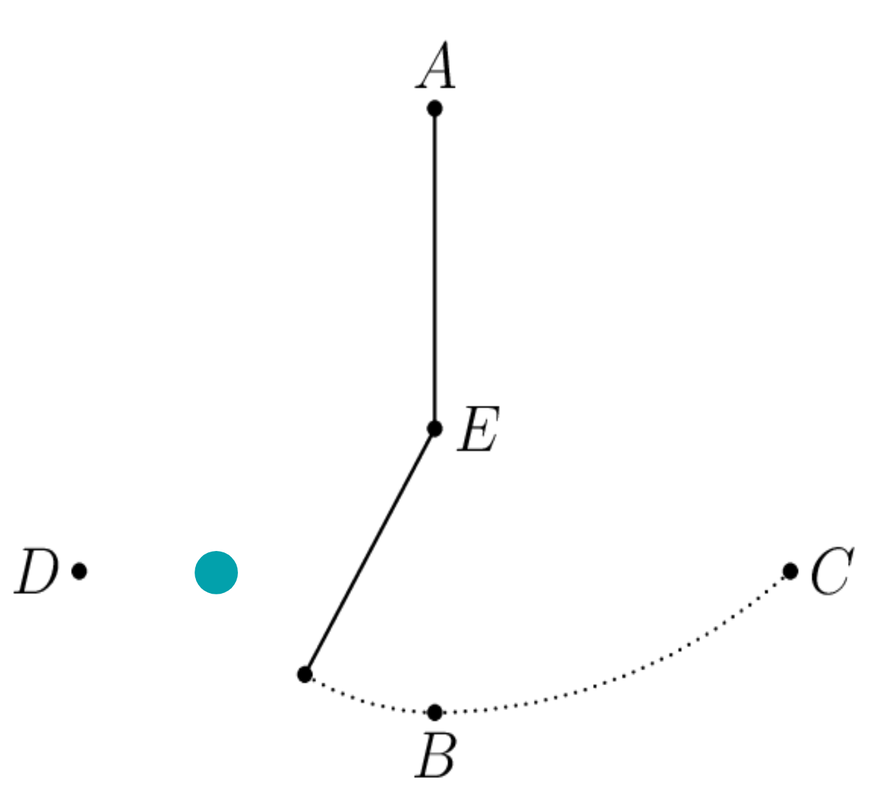
#> input picture _scratch/captures/pendulum_motor_test.png, 894 x 789 px, shrunk from 1360 x 1200 before the run, found by its file name
$ python finalize_captures.py
#> lines starting #> are read from the running program, lines starting #| are printed output that depends on the picture
#> further down, im is the input picture: PIL image 894x789 RGB; mean R, G, B 252.3, 252.7, 252.7
"""Trim and place motor captures into assets/img/."""
from PIL import Image, ImageChops
import os

CAP = r"C:\Users\Mark Eichenlaub\github\aapt-sm26-poster\_scratch\captures"
OUT = r"C:\Users\Mark Eichenlaub\github\aapt-sm26-poster\assets\img"

def trim(im, pad=14):
#> called with pad = 14
    bg = Image.new(im.mode, im.size, (255, 255, 255))
#> bg: PIL image 894x789 RGB; every value is 255
    diff = ImageChops.difference(im.convert("RGB"), bg.convert("RGB"))
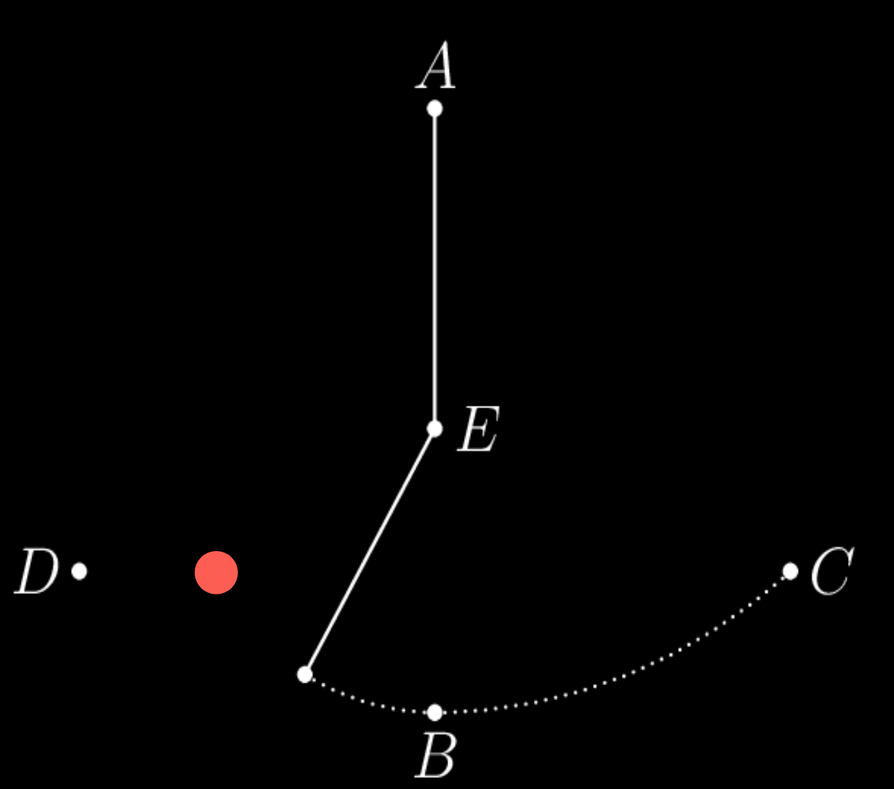
#> diff: PIL image 894x789 RGB; mean R, G, B 2.7, 2.3, 2.3
    bbox = diff.getbbox()
#> bbox = (11, 37, 856, 780)
    if not bbox:
        return im
    x0, y0, x1, y1 = bbox
#> x0 = 11; y0 = 37; x1 = 856; y1 = 780
    x0 = max(0, x0 - pad); y0 = max(0, y0 - pad)
#> after `x0 = max(0, x0 - pad)`: x0 = 0
#> after `y0 = max(0, y0 - pad)`: y0 = 23
    x1 = min(im.width, x1 + pad); y1 = min(im.height, y1 + pad)
#> after `x1 = min(im.width, x1 + pad)`: x1 = 870
#> after `y1 = min(im.height, y1 + pad)`: y1 = 789
    return im.crop((x0, y0, x1, y1))
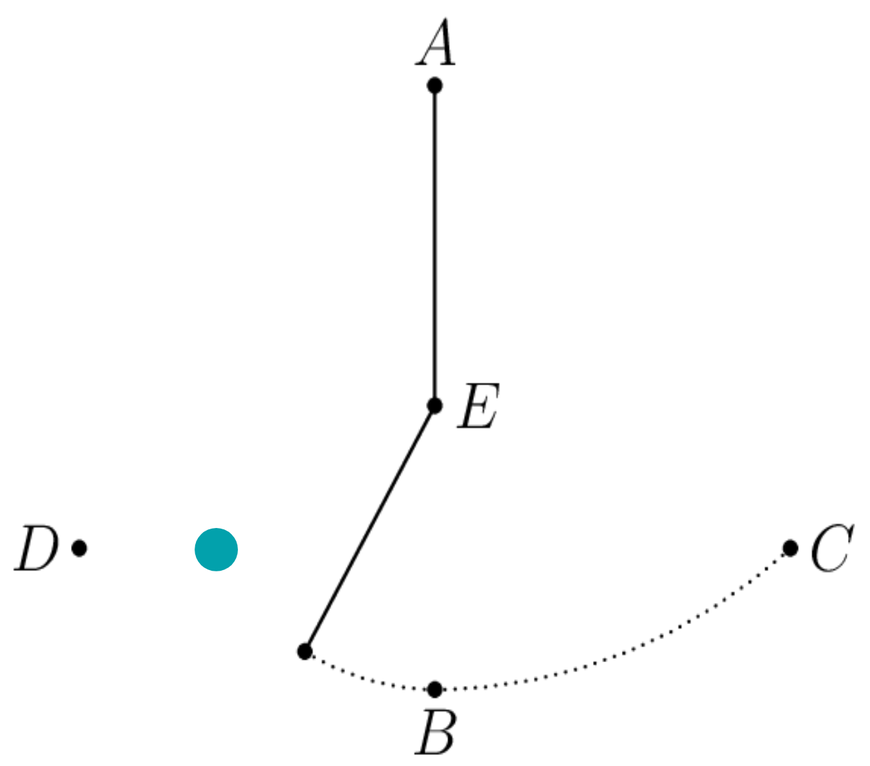
#> returned value: PIL image 870x766 RGB; mean R, G, B 252.2, 252.5, 252.6

jobs = [
    ("pendulum_motor_test.png", "motor_click_image.png"),
    ("column_connect.png", "motor_column_connect.png"),
    ("dragdrop_mathjax.png", "motor_dragdrop_eq.png"),
    ("fountain_full.png", "motor_slider_graph.png"),
]
for src, dst in jobs:
    im = Image.open(os.path.join(CAP, src)).convert("RGB")
    t = trim(im)
    t.save(os.path.join(OUT, dst))
    print(dst, t.size)
#| motor_click_image.png (870, 766)
#> pass 2 of the loop `for src, dst in jobs:`:
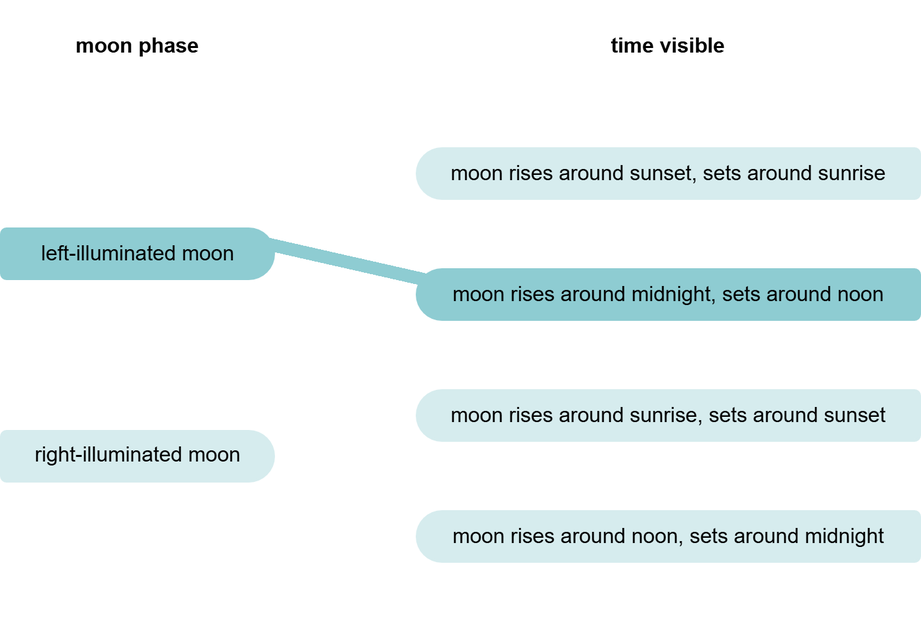
#> input picture _scratch/captures/column_connect.png, 921 x 618 px, shrunk from 1400 x 940 before the run, found by its file name
#> im is the input picture: PIL image 921x618 RGB; mean R, G, B 236.3, 244, 244.7
#> bg: PIL image 921x618 RGB; every value is 255
#> in trim (call 2), `diff = ImageChops.difference(im.convert("RGB"), bg.convert("RGB"))`:
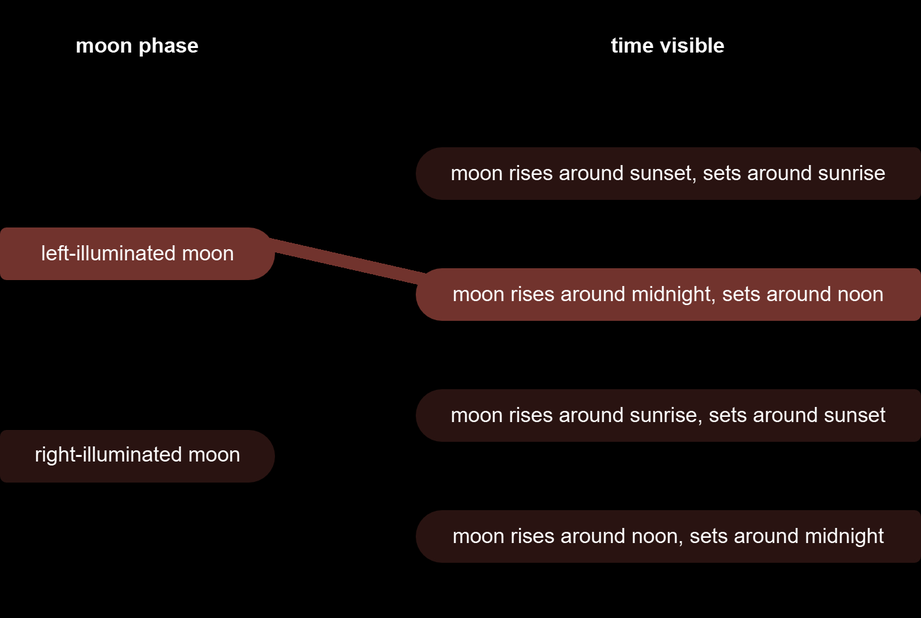
#> diff: PIL image 921x618 RGB; mean R, G, B 18.7, 11, 10.3
#> bbox = (0, 35, 921, 565)
#> in trim (call 2), `x0, y0, x1, y1 = bbox`: y0 = 35; x1 = 921; y1 = 565
#> in trim (call 2), `y0 = max(0, y0 - pad)`: y0 = 21
#> in trim (call 2), `y1 = min(im.height, y1 + pad)`: y1 = 579
#> in trim (call 2), `return im.crop((x0, y0, x1, y1))`:
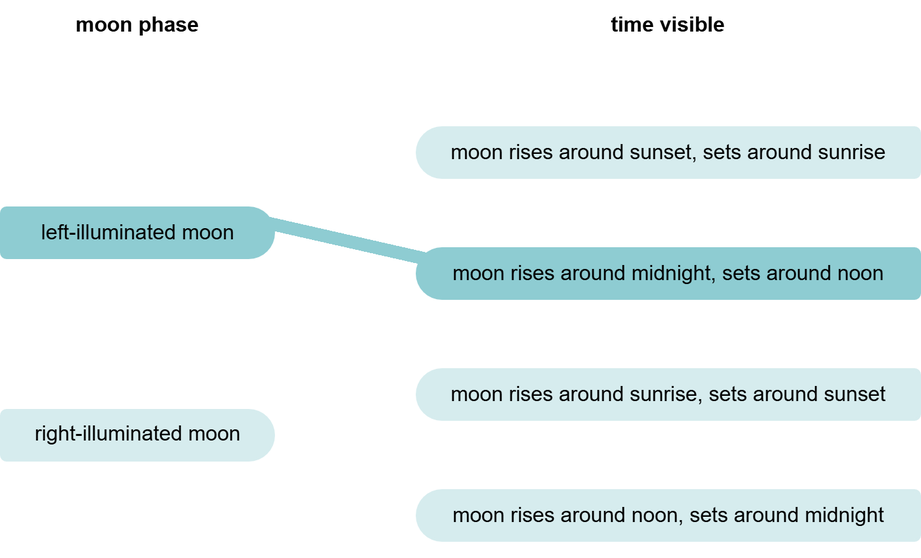
#> returned value: PIL image 921x558 RGB; mean R, G, B 234.3, 242.8, 243.6
#| motor_column_connect.png (921, 558)
#> pass 3 of the loop `for src, dst in jobs:`:
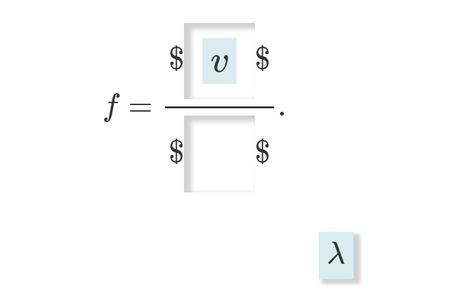
#> input picture _scratch/captures/dragdrop_mathjax.png, 460 x 302 px, shrunk from 700 x 460 before the run, found by its file name
#> im is the input picture: PIL image 460x302 RGB; mean R, G, B 251.7, 252.1, 252.1
#> bg: PIL image 460x302 RGB; every value is 255
#> in trim (call 3), `diff = ImageChops.difference(im.convert("RGB"), bg.convert("RGB"))`:
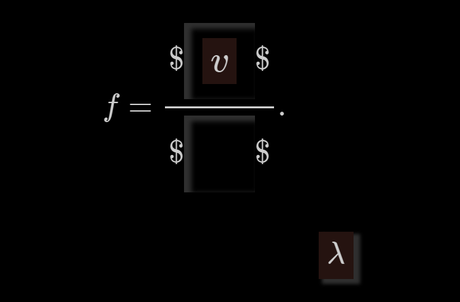
#> diff: PIL image 460x302 RGB; mean R, G, B 3.3, 2.9, 2.9
#> bbox = (101, 22, 364, 288)
#> in trim (call 3), `x0, y0, x1, y1 = bbox`: x0 = 101; y0 = 22; x1 = 364; y1 = 288
#> in trim (call 3), `x0 = max(0, x0 - pad)`: x0 = 87
#> in trim (call 3), `y0 = max(0, y0 - pad)`: y0 = 8
#> in trim (call 3), `x1 = min(im.width, x1 + pad)`: x1 = 378
#> in trim (call 3), `y1 = min(im.height, y1 + pad)`: y1 = 302
#> in trim (call 3), `return im.crop((x0, y0, x1, y1))`:
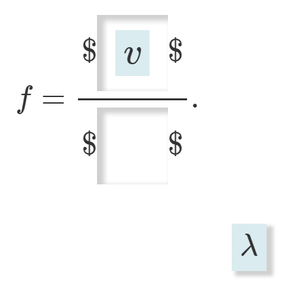
#> returned value: PIL image 291x294 RGB; mean R, G, B 249.6, 250.2, 250.3
#| motor_dragdrop_eq.png (291, 294)
#> (the run stopped early here; a loop or call above may not have finished)
